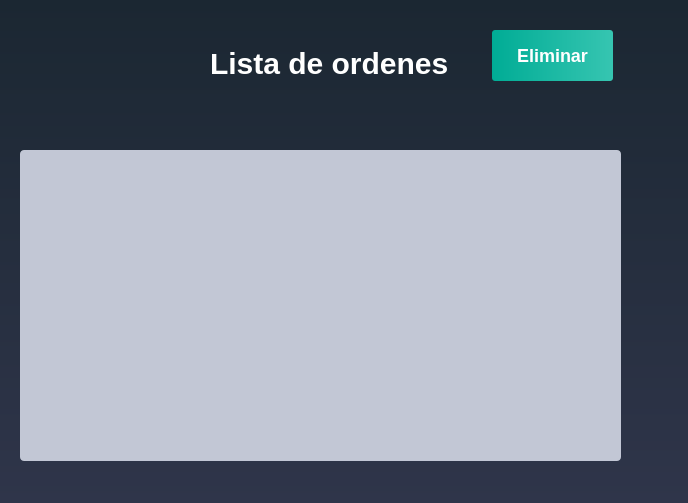
<?xml version="1.0" encoding="UTF-8"?>
<ui version="4.0">
 <class>TransporteHome</class>
 <widget class="QDialog" name="TransporteHome">
  <property name="geometry">
   <rect>
    <x>0</x>
    <y>0</y>
    <width>688</width>
    <height>503</height>
   </rect>
  </property>
  <property name="windowTitle">
   <string>Dialog</string>
  </property>
  <property name="styleSheet">
   <string notr="true">QWidget
{
	background-color: qlineargradient(spread:repeat, x1:1, y1:0, x2:1, y2:1, stop:0 rgba(27, 39, 50, 255),stop:1 rgba(47, 53, 74, 255));
	color: #000000;

}</string>
  </property>
  <widget class="QLabel" name="label_2">
   <property name="geometry">
    <rect>
     <x>20</x>
     <y>10</y>
     <width>180</width>
     <height>80</height>
    </rect>
   </property>
   <property name="maximumSize">
    <size>
     <width>180</width>
     <height>80</height>
    </size>
   </property>
   <property name="sizeIncrement">
    <size>
     <width>50</width>
     <height>45</height>
    </size>
   </property>
   <property name="baseSize">
    <size>
     <width>100</width>
     <height>0</height>
    </size>
   </property>
   <property name="styleSheet">
    <string notr="true">QLabel
{
	background-color: transparent;



}</string>
   </property>
   <property name="text">
    <string/>
   </property>
   <property name="pixmap">
    <pixmap resource="hermes_imagenes.qrc">:/Logo oficial Hermes(1).png</pixmap>
   </property>
  </widget>
  <widget class="QListWidget" name="listWidgetOrdenes">
   <property name="geometry">
    <rect>
     <x>20</x>
     <y>150</y>
     <width>601</width>
     <height>311</height>
    </rect>
   </property>
   <property name="styleSheet">
    <string notr="true">QListWidget
{
	background-color: #c2c7d5;
	color: #000;
	font-weight: bold;
	border: none;
	border-radius: 4px;
	padding: 3px;
	
	
	
	selection-background-color: rgb(253, 66, 66);

}</string>
   </property>
  </widget>
  <widget class="QLabel" name="label_7">
   <property name="geometry">
    <rect>
     <x>210</x>
     <y>50</y>
     <width>261</width>
     <height>26</height>
    </rect>
   </property>
   <property name="styleSheet">
    <string notr="true">QLabel
{
	background-color: transparent;
	color: #FFFFFF;
	font-size: 30px;
	font-weight: bold;


}</string>
   </property>
   <property name="text">
    <string>Lista de ordenes</string>
   </property>
  </widget>
  <widget class="QPushButton" name="botonEliminar">
   <property name="geometry">
    <rect>
     <x>492</x>
     <y>30</y>
     <width>121</width>
     <height>51</height>
    </rect>
   </property>
   <property name="styleSheet">
    <string notr="true">QPushButton
{
	background-color: qlineargradient(spread:pad, x1:0, y1:0.511, x2:1, y2:0.511, stop:0 rgba(0, 172, 149, 255),stop:0.995192 rgba(54, 197, 177, 255));
	color: #fff;
	font-size: 18px;
	font-weight: bold;
	border: none;
	border-radius: 3px;
	padding: 5px;

}</string>
   </property>
   <property name="text">
    <string>Eliminar</string>
   </property>
   <property name="icon">
    <iconset resource="hermes_imagenes.qrc">
     <normaloff>:/papeleritax.png</normaloff>:/papeleritax.png</iconset>
   </property>
   <property name="iconSize">
    <size>
     <width>30</width>
     <height>30</height>
    </size>
   </property>
  </widget>
 </widget>
 <resources>
  <include location="hermes_imagenes.qrc"/>
 </resources>
 <connections/>
</ui>
